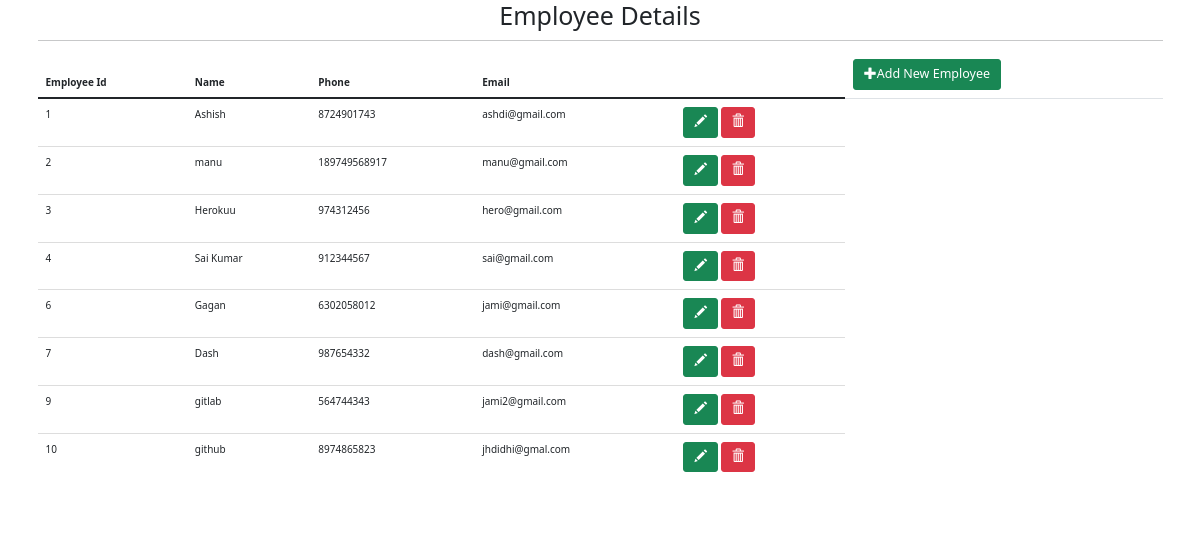
The page / on the database its author committed.
### app/models.py (models this page shows)
class Employee(models.Model):
    empid=models.IntegerField()
    name=models.CharField(max_length=100)
    phone =models.IntegerField()
    email=models.EmailField()

### app/views.py (the view)
# urls.py: url(r'^$', views.show_view, name='show_view'),
def show_view(request):
    employees=Employee.objects.all()
    return render(request,'app/index.html',{'employees':employees})

### templates/app/index.html (shortened to what this page needs)
<!DOCTYPE html>
 {% extends 'app/base.html'%}
 {%block body_block%}
<h1 >Employee Details</h1><hr>
  <table class="table table-borderless">
    <thead class="border-bottom font-weight-bold">
<th >Employee Id  </th>
 <th > Name  </th>
<th >Phone   </th>
 <th > Email  </th>
 <th ></th>
 <td><a href="/create"   class="btn btn-success  btn-lg">
  <i class="glyphicon glyphicon-plus"></i>Add New Employee</a></td>
 </thead>
 {%for emp in employees %}
 <tr>
 <td >{{emp.empid}}</td>
 <td>{{emp.name}}</td>
 <td>{{emp.phone}}</td>
<td>{{emp.email}}</td>
<td>
<a href="/update/{{emp.id}}" class="btn btn-success  btn-lg">
  <i class="glyphicon glyphicon-pencil"></i></a>
 <a href="/delete/{{emp.id}}"class="btn btn-danger   btn-lg">  <i class="glyphicon glyphicon-trash"></i> </a>
</td>
</tr>
{%endfor%}
</table><br>
{%endblock%}

### templates/app/base.html (shortened to what this page needs)
<!DOCTYPE html>
<html lang="en" dir="ltr">
  <head>
    <link rel="stylesheet" href="https://maxcdn.bootstrapcdn.com/bootstrap/3.3.7/css/bootstrap.min.css">
    <link href="https://cdn.jsdelivr.net/npm/bootstrap@5.0.0-beta3/dist/css/bootstrap.min.css" rel="stylesheet">
  </head>
  <body>
    <div class="container" align='center'>
      {%block body_block%}
      {%endblock%}
    </div>
  </body>
</html>

### rows shown on the page
Employee: empid "1", name "Ashish", phone "8724901743", email "ashdi@gmail.com"
Employee: empid "2", name "manu", phone "189749568917", email "manu@gmail.com"
Employee: empid "3", name "Herokuu", phone "974312456", email "hero@gmail.com"
Employee: empid "4", name "Sai Kumar", phone "912344567", email "sai@gmail.com"
Employee: empid "6", name "Gagan", phone "6302058012", email "jami@gmail.com"
Employee: empid "7", name "Dash", phone "987654332", email "dash@gmail.com"
Employee: empid "9", name "gitlab", phone "564744343", email "jami2@gmail.com"
Employee: empid "10", name "github", phone "8974865823", email "jhdidhi@gmal.com"
